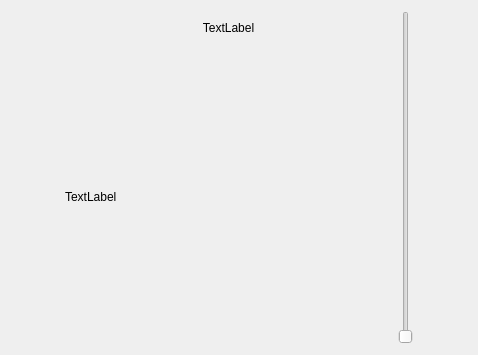
<?xml version="1.0" encoding="UTF-8"?>
<ui version="4.0">
 <class>CurtainDisplayCard</class>
 <widget class="QWidget" name="CurtainDisplayCard">
  <property name="geometry">
   <rect>
    <x>0</x>
    <y>0</y>
    <width>478</width>
    <height>355</height>
   </rect>
  </property>
  <property name="windowTitle">
   <string>Form</string>
  </property>
  <layout class="QHBoxLayout" name="horizontalLayout" stretch="1,6,3,1">
   <item>
    <spacer name="horizontalSpacer_2">
     <property name="orientation">
      <enum>Qt::Horizontal</enum>
     </property>
     <property name="sizeHint" stdset="0">
      <size>
       <width>50</width>
       <height>20</height>
      </size>
     </property>
    </spacer>
   </item>
   <item>
    <layout class="QVBoxLayout" name="verticalLayout" stretch="1,9">
     <item>
      <widget class="QLabel" name="percentLab">
       <property name="text">
        <string>TextLabel</string>
       </property>
       <property name="alignment">
        <set>Qt::AlignCenter</set>
       </property>
      </widget>
     </item>
     <item>
      <widget class="QLabel" name="pixmapLab">
       <property name="text">
        <string>TextLabel</string>
       </property>
      </widget>
     </item>
    </layout>
   </item>
   <item>
    <widget class="QSlider" name="curtainSlider">
     <property name="orientation">
      <enum>Qt::Vertical</enum>
     </property>
    </widget>
   </item>
   <item>
    <spacer name="horizontalSpacer">
     <property name="orientation">
      <enum>Qt::Horizontal</enum>
     </property>
     <property name="sizeHint" stdset="0">
      <size>
       <width>50</width>
       <height>20</height>
      </size>
     </property>
    </spacer>
   </item>
  </layout>
 </widget>
 <resources/>
 <connections/>
</ui>
